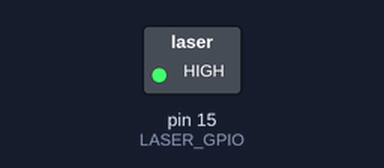
Recording of a sketch running on a simulated Arduino Uno, built with avr-gcc and run on an emulated ATmega328P. Parts: switched loads named in the sketch (green lamp = pin HIGH).

Above: at 0.1 s.
Timing chart, 0 to 1.6 s (numbered marks = the images above):
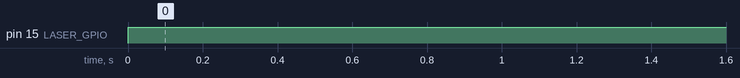

Measured:
- by itself, pin 15 (LASER_GPIO): LOW → HIGH at 0.00 s

The sketch:

Prototype.ino
```cpp
#define LASER_GPIO 15

void setup() {
  pinMode(LASER_GPIO, OUTPUT);
  digitalWrite(LASER_GPIO, LOW);
}

void loop() {
  digitalWrite(LASER_GPIO, HIGH);
}
```
